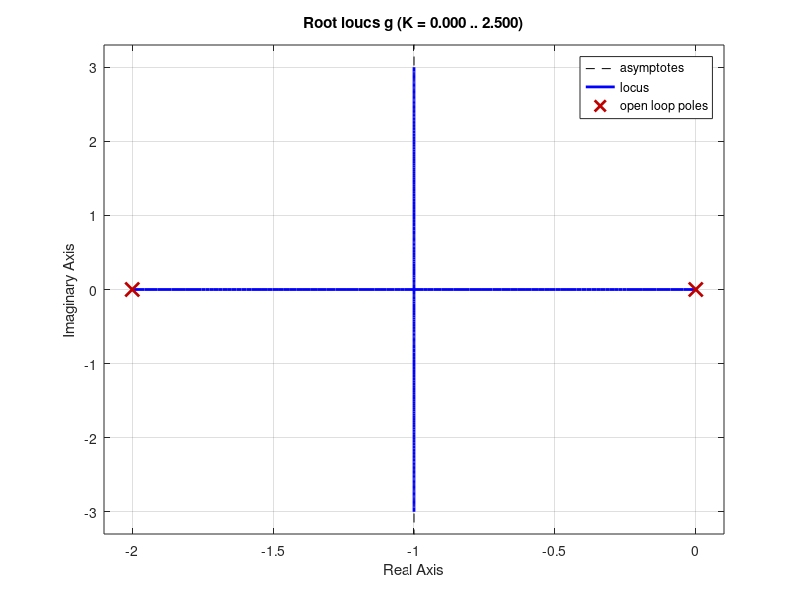
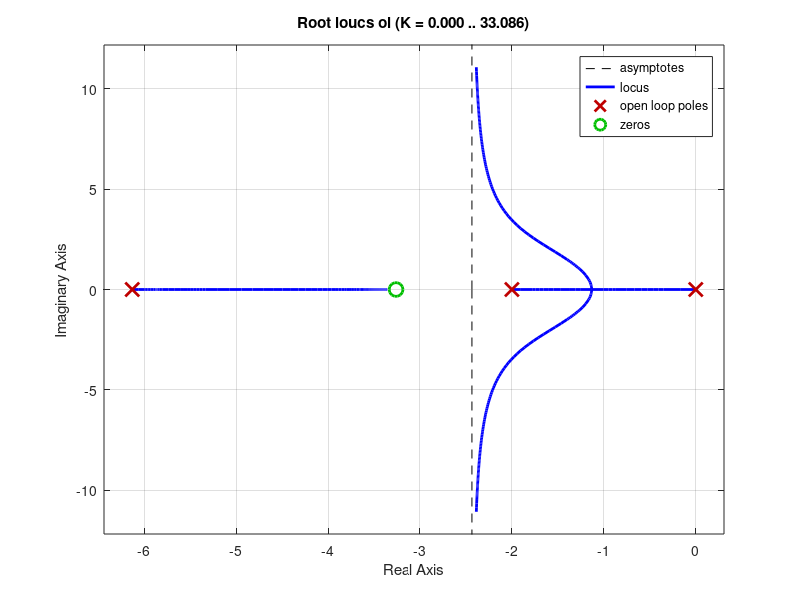
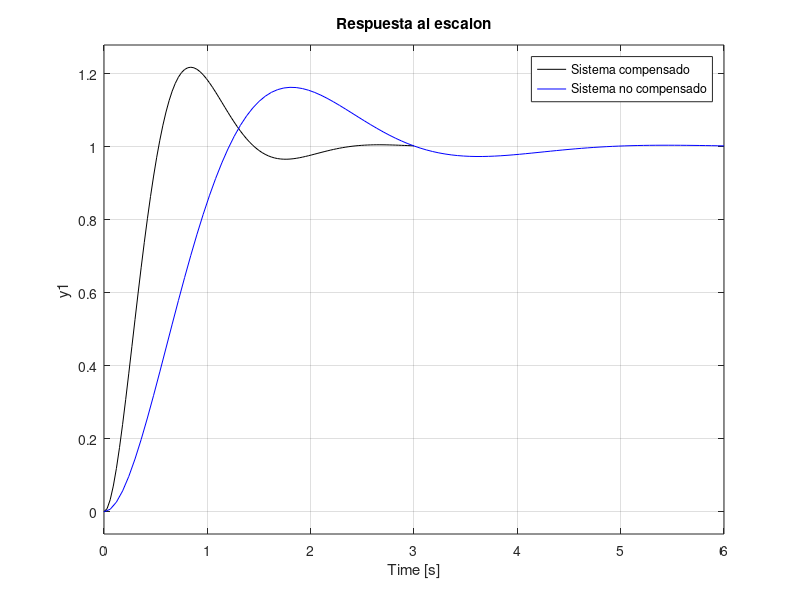
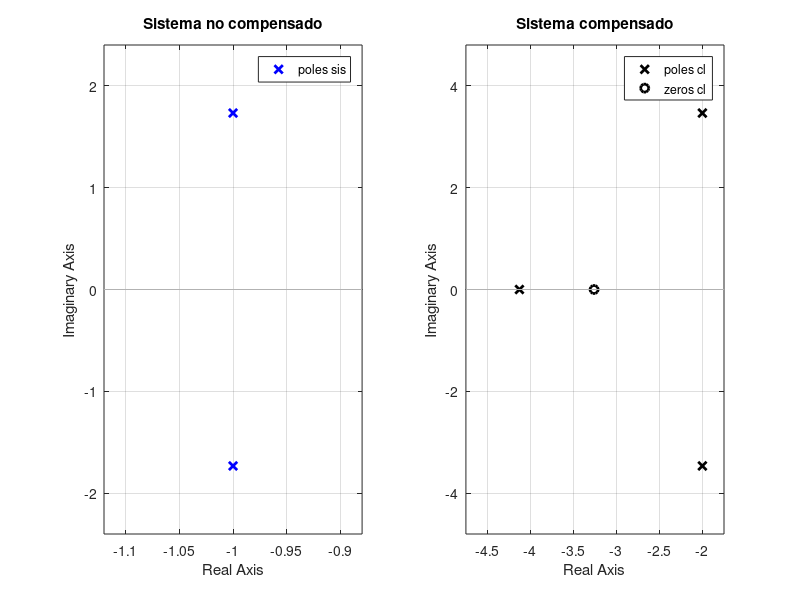

Source code (MATLAB) for these figures, in order:
clc
clear
close all

%---------sistema en lazo abierto---
g=tf(4,[1 2 0]);
rlocus(g)
%---------sistema en lazo abierto---

%---------sistema en lazo abierto con G_c(s)=(s+z)/(s+p)---
gc=tf([1 3.26],[1 6.13]);

ol=gc*g;
figure
rlocus(ol)
%---------sistema en lazo abierto con G_c(s)---


%---------encontrando la ganancia----
s1=-2+2*sqrt(3)*i;
num=4*(s1+3.26);
den=s1*(s1+2)*(s1+6.13);
%num=4*(s1/3.26+1);
%den=s1*(s1+2)*(s1/6.13+1);
div=abs(num/den);

%---------encontrando la ganancia----
%K=5.061;
K=1/div;
sc=K*ol; % sistema completo en lazo abierto
cl=feedback(sc,1); % sistema compensado en lazo cerrado
sis=feedback(g,1) % sistema sin compensador en lazo cerrado
figure
step(cl,'k')
hold on
step(sis,'b')
title('Respuesta al escalon')
legend('Sistema compensado', 'Sistema no compensado')

figure
subplot(1,2,1)
pzmap(sis,'b')
title('Sistema no compensado')
subplot(1,2,2)
pzmap(cl,'k')
title('Sistema compensado')
%----------compensador usando operacionales-------

R1=30.67e3;
R2=16.31e3;
R3=10e3;
R4=50.061e3;
C1=10e-6;
C2=C1;

K_c=R4*C1/(R3*C2);
z=1/(R1*C1);
p=1/(R2*C2);
Gc=tf(K_c*[1 z],[1 p]);
s_con=feedback(Gc*g,1);
figure
step(s_con,'k')
hold on
step(sis,'b')
title('Respuesta al escalon-Controlador implementado con operacionales')
legend('Sistema compensado', 'Sistema no compensado')


%-----------otra red de adelanto------

%---------sistema en lazo abierto con G_c(s)---
gc_2=tf([1 8],1);

ol=gc_2*g;
figure
rlocus(ol)
%---------sistema en lazo abierto con G_c(s)---


%---------encontrando la ganancia----
s1=-2+2*sqrt(3)*i;
num=4*(s1+8);
den=s1*(s1+2);
%num=4*(s1/3.26+1);
%den=s1*(s1+2)*(s1/6.13+1);
div=abs(num/den);
K=1/div;

%---------encontrando la ganancia----

sc=K*ol; % sistema completo en lazo abierto
cl=feedback(sc,1); % sistema compensado en lazo cerrado
sis=feedback(g,1) % sistema sin compensador en lazo cerrado
figure
step(cl,'k')
hold on
step(sis,'b')
title('Respuesta al escalon')
legend('Sistema compensado', 'Sistema no compensado')

figure
subplot(1,2,1)
pzmap(sis,'b')
title('Sistema no compensado')
subplot(1,2,2)
pzmap(cl,'k')
title('Sistema compensado')
%----------compensador usando operacionales-------

C=10e-6;
R3=10e3;
R4=10e3;
R1=1/(8*C);
R2=K/C;%C*K*R1^2;

K_c=R4*R2*C/(R3);%R4*R2/(R1^2*R3*C);
z=1/(R1*C);
Gc=tf(K_c*[1 z],1);
s_con=feedback(Gc*g,1);
figure
step(s_con,'k')
hold on
step(sis,'b')
title('Respuesta al escalon-Controlador implementado con operacionales')
legend('Sistema compensado', 'Sistema no compensado')



